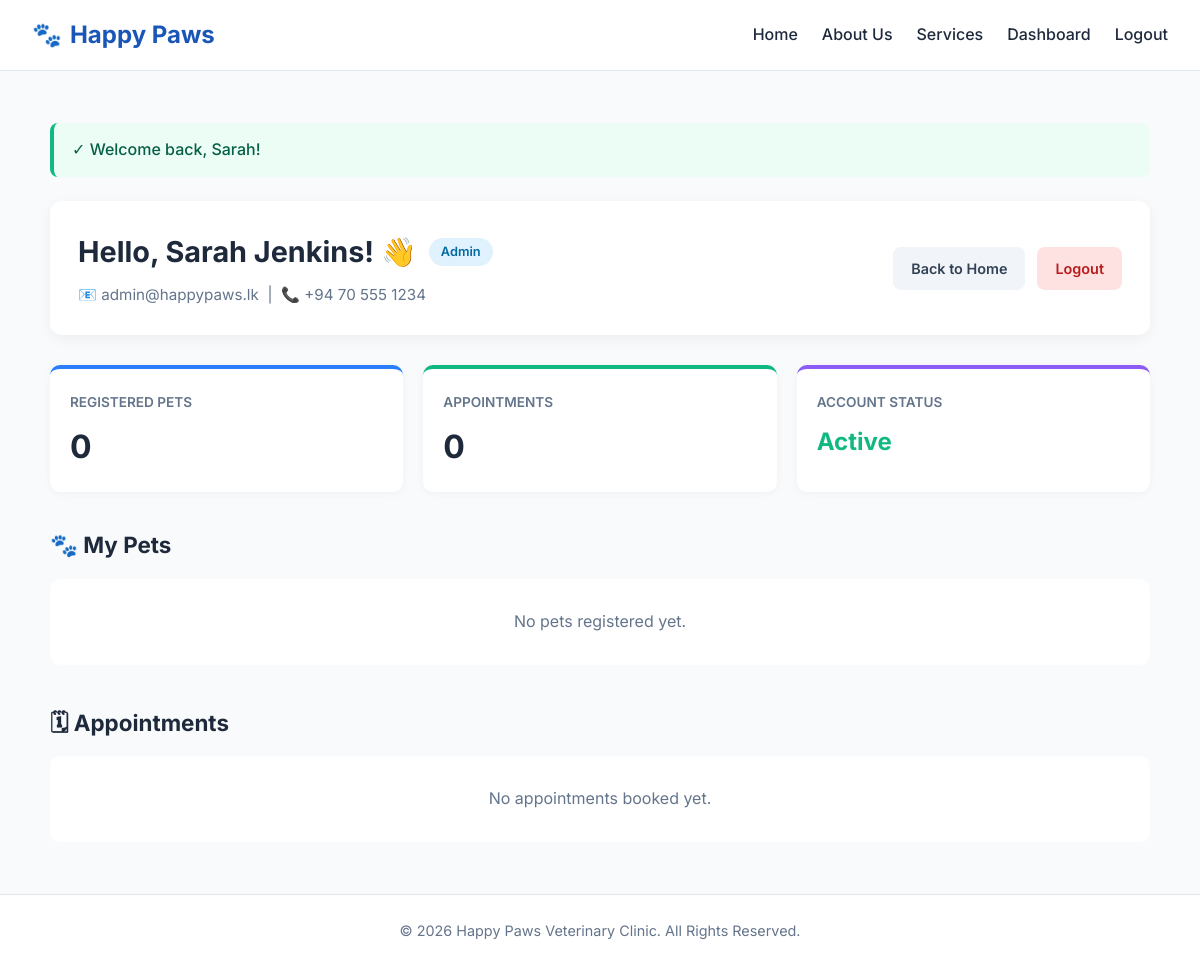
/dashboard (signed in), run on the app's committed database.
### tables this page shows
CREATE TABLE users (
    user_id INT AUTO_INCREMENT PRIMARY KEY COMMENT 'Unique identifier for each user',
    first_name VARCHAR(50) NOT NULL COMMENT 'User given name',
    last_name VARCHAR(50) NOT NULL COMMENT 'User family name',
    email VARCHAR(100) NOT NULL UNIQUE COMMENT 'Unique login email address',
    password VARCHAR(255) NOT NULL COMMENT 'Bcrypt-hashed password string',
    phone_number VARCHAR(20) DEFAULT NULL COMMENT 'Primary contact phone number',
    role ENUM('admin', 'veterinarian', 'staff', 'pet_owner') NOT NULL DEFAULT 'pet_owner' COMMENT 'Access control role',
    status ENUM('Active', 'Inactive', 'Suspended') NOT NULL DEFAULT 'Active' COMMENT 'Account status',
    address TEXT DEFAULT NULL COMMENT 'Physical residential / clinic address',
    created_at TIMESTAMP DEFAULT CURRENT_TIMESTAMP COMMENT 'Timestamp when user registered',
    updated_at TIMESTAMP DEFAULT CURRENT_TIMESTAMP ON UPDATE CURRENT_TIMESTAMP COMMENT 'Timestamp of last profile update'
);

### app/views/dashboard/index.php (the view)
<?php
require_once APPROOT . '/views/layouts/header.php';
?>
<div class="dashboard-wrapper" style="max-width: 1100px; margin: 0 auto; padding: 20px 0;">
    <?php if (!empty($data['flash_success'])): ?>
        <div style="background: #ecfdf5; border-left: 4px solid #10b981; padding: 14px 18px; border-radius: 8px; margin-bottom: 24px; color: #065f46; font-weight: 500;">
            ✓ <?php echo htmlspecialchars($data['flash_success']); ?>
        </div>
    <?php endif; ?>
    <div style="background: #ffffff; border-radius: 12px; padding: 28px; box-shadow: 0 4px 15px rgba(0,0,0,0.05); margin-bottom: 30px; display: flex; justify-content: space-between; align-items: center; flex-wrap: wrap; gap: 20px;">
        <div>
            <div style="display: flex; align-items: center; gap: 12px; margin-bottom: 8px;">
                <h1 style="font-size: 1.8rem; margin: 0; color: #1e293b;">
                    Hello, <?php echo htmlspecialchars($data['user']->first_name . ' ' . $data['user']->last_name); ?>! 👋
                </h1>
                <span style="background: #e0f2fe; color: #0369a1; padding: 4px 12px; border-radius: 20px; font-size: 0.8rem; font-weight: 600; text-transform: capitalize;">
                    <?php echo htmlspecialchars(str_replace('_', ' ', $data['user']->role)); ?>
                </span>
            </div>
            <p style="color: #64748b; margin: 0; font-size: 0.95rem;">
                📧 <?php echo htmlspecialchars($data['user']->email); ?> &nbsp;|&nbsp;
                📞 <?php echo htmlspecialchars($data['user']->phone_number ?? 'No phone provided'); ?>
            </p>
        </div>
        <div style="display: flex; gap: 12px;">
            <a href="<?php echo URLROOT; ?>" style="background: #f1f5f9; color: #334155; padding: 10px 18px; border-radius: 8px; text-decoration: none; font-weight: 600; font-size: 0.9rem;">
                Back to Home
            </a>
            <a href="<?php echo URLROOT; ?>/auth/logout" style="background: #fee2e2; color: #b91c1c; padding: 10px 18px; border-radius: 8px; text-decoration: none; font-weight: 600; font-size: 0.9rem;">
                Logout
            </a>
        </div>
    </div>
    <div style="display: grid; grid-template-columns: repeat(auto-fit, minmax(220px, 1fr)); gap: 20px; margin-bottom: 35px;">
        <div style="background: #fff; padding: 20px; border-radius: 10px; box-shadow: 0 2px 10px rgba(0,0,0,0.04); border-top: 4px solid #2b7fff;">
            <span style="font-size: 0.85rem; color: #64748b; text-transform: uppercase; font-weight: 600;">Registered Pets</span>
            <div style="font-size: 2rem; font-weight: 700; color: #1e293b; margin-top: 6px;">
                <?php echo count($data['pets']); ?>
            </div>
        </div>
        <div style="background: #fff; padding: 20px; border-radius: 10px; box-shadow: 0 2px 10px rgba(0,0,0,0.04); border-top: 4px solid #10b981;">
            <span style="font-size: 0.85rem; color: #64748b; text-transform: uppercase; font-weight: 600;">Appointments</span>
            <div style="font-size: 2rem; font-weight: 700; color: #1e293b; margin-top: 6px;">
                <?php echo count($data['appointments']); ?>
            </div>
        </div>
        <div style="background: #fff; padding: 20px; border-radius: 10px; box-shadow: 0 2px 10px rgba(0,0,0,0.04); border-top: 4px solid #8b5cf6;">
            <span style="font-size: 0.85rem; color: #64748b; text-transform: uppercase; font-weight: 600;">Account Status</span>
            <div style="font-size: 1.5rem; font-weight: 700; color: #10b981; margin-top: 8px;">
                <?php echo htmlspecialchars($data['user']->status); ?>
            </div>
        </div>
    </div>
    <div style="margin-bottom: 40px;">
        <h2 style="font-size: 1.4rem; color: #1e293b; margin-bottom: 16px; display: flex; align-items: center; gap: 8px;">
            🐾 My Pets
        </h2>
        <?php if (!empty($data['pets'])): ?>
            <div style="display: grid; grid-template-columns: repeat(auto-fill, minmax(300px, 1fr)); gap: 20px;">
                <?php foreach ($data['pets'] as $pet): ?>
                    <div style="background: #ffffff; border-radius: 10px; padding: 20px; box-shadow: 0 2px 8px rgba(0,0,0,0.05); border: 1px solid #e2e8f0;">
                        <div style="display: flex; justify-content: space-between; align-items: flex-start; margin-bottom: 12px;">
                            <div>
                                <h3 style="margin: 0; font-size: 1.25rem; color: #1e293b;">
                                    <?php echo htmlspecialchars($pet->name); ?>
                                </h3>
                                <span style="font-size: 0.85rem; color: #64748b;">
                                    <?php echo htmlspecialchars($pet->breed ?? 'Unknown Breed'); ?> (<?php echo htmlspecialchars($pet->species); ?>)
                                </span>
                            </div>
                            <span style="font-size: 1.8rem;">
                                <?php echo ($pet->species === 'Dog') ? '🐶' : (($pet->species === 'Cat') ? '🐱' : '🐾'); ?>
                            </span>
                        </div>
                        <div style="font-size: 0.88rem; color: #475569; display: grid; grid-template-columns: 1fr 1fr; gap: 8px; margin-top: 14px; padding-top: 12px; border-top: 1px dashed #e2e8f0;">
                            <div><strong>Gender:</strong> <?php echo htmlspecialchars($pet->gender); ?></div>
                            <div><strong>Weight:</strong> <?php echo $pet->weight_kg ? htmlspecialchars($pet->weight_kg) . ' kg' : 'N/A'; ?></div>
                            <div><strong>DOB:</strong> <?php echo htmlspecialchars($pet->date_of_birth ?? 'Unknown'); ?></div>
                            <div><strong>Microchip:</strong> <?php echo htmlspecialchars($pet->microchip_number ?? 'None'); ?></div>
                        </div>
                        <?php if (!empty($pet->allergies) && $pet->allergies !== 'None known'): ?>
                            <div style="margin-top: 12px; padding: 8px 12px; background: #fff1f2; border-radius: 6px; font-size: 0.8rem; color: #be123c;">
                                <strong>Allergies:</strong> <?php echo htmlspecialchars($pet->allergies); ?>
                            </div>
                        <?php endif; ?>
                    </div>
                <?php endforeach; ?>
            </div>
        <?php else: ?>
            <div style="background: #fff; padding: 30px; border-radius: 10px; text-align: center; color: #64748b;">
                <p>No pets registered yet.</p>
            </div>
        <?php endif; ?>
    </div>
    <div>
        <h2 style="font-size: 1.4rem; color: #1e293b; margin-bottom: 16px; display: flex; align-items: center; gap: 8px;">
            🗓 Appointments
        </h2>
        <?php if (!empty($data['appointments'])): ?>
            <div style="background: #ffffff; border-radius: 10px; overflow: hidden; box-shadow: 0 2px 8px rgba(0,0,0,0.05); border: 1px solid #e2e8f0;">
                <table style="width: 100%; border-collapse: collapse; text-align: left; font-size: 0.9rem;">
                    <thead>
                        <tr style="background: #f8fafc; border-bottom: 1px solid #e2e8f0; color: #475569;">
                            <th style="padding: 14px 18px;">Date & Time</th>
                            <th style="padding: 14px 18px;">Pet</th>
                            <th style="padding: 14px 18px;">Service</th>
                            <th style="padding: 14px 18px;">Attending Vet</th>
                            <th style="padding: 14px 18px;">Status</th>
                        </tr>
                    </thead>
                    <tbody>
                        <?php foreach ($data['appointments'] as $appt): ?>
                            <tr style="border-bottom: 1px solid #f1f5f9;">
                                <td style="padding: 14px 18px; font-weight: 500;">
                                    <?php echo htmlspecialchars($appt->appointment_date); ?><br>
                                    <small style="color: #64748b;"><?php echo date('h:i A', strtotime($appt->appointment_time)); ?></small>
                                </td>
                                <td style="padding: 14px 18px; font-weight: 600; color: #1e293b;">
                                    <?php echo htmlspecialchars($appt->pet_name); ?>
                                </td>
                                <td style="padding: 14px 18px;">
                                    <?php echo htmlspecialchars($appt->service_name ?? 'General Consultation'); ?>
                                </td>
                                <td style="padding: 14px 18px; color: #475569;">
                                    <?php echo $appt->vet_name ? 'Dr. ' . htmlspecialchars($appt->vet_name) : 'Pending Assignment'; ?>
                                </td>
                                <td style="padding: 14px 18px;">
                                    <?php
                                    $badgeColor = match ($appt->status) {
                                        'Confirmed' => ['bg' => '#dcfce7', 'text' => '#15803d'],
                                        'Completed' => ['bg' => '#f1f5f9', 'text' => '#475569'],
                                        'Cancelled' => ['bg' => '#fee2e2', 'text' => '#b91c1c'],
                                        default     => ['bg' => '#fef3c7', 'text' => '#b45309'],
                                    };
                                    ?>
                                    <span style="background: <?php echo $badgeColor['bg']; ?>; color: <?php echo $badgeColor['text']; ?>; padding: 4px 10px; border-radius: 12px; font-size: 0.8rem; font-weight: 600;">
                                        <?php echo htmlspecialchars($appt->status); ?>
                                    </span>
                                </td>
                            </tr>
                        <?php endforeach; ?>
                    </tbody>
                </table>
            </div>
        <?php else: ?>
            <div style="background: #fff; padding: 30px; border-radius: 10px; text-align: center; color: #64748b;">
                <p>No appointments booked yet.</p>
            </div>
        <?php endif; ?>
    </div>
</div>
<?php require_once APPROOT . '/views/layouts/footer.php'; ?>

### data on the page
users: first_name+last_name "Sarah Jenkins", role "Admin", email "admin@happypaws.lk", phone_number "+94 70 555 1234", status "Active"

### other printed values
$data['flash_success'] "Welcome back, Sarah!"
count($data['pets']) "0"
count($data['appointments']) "0"
